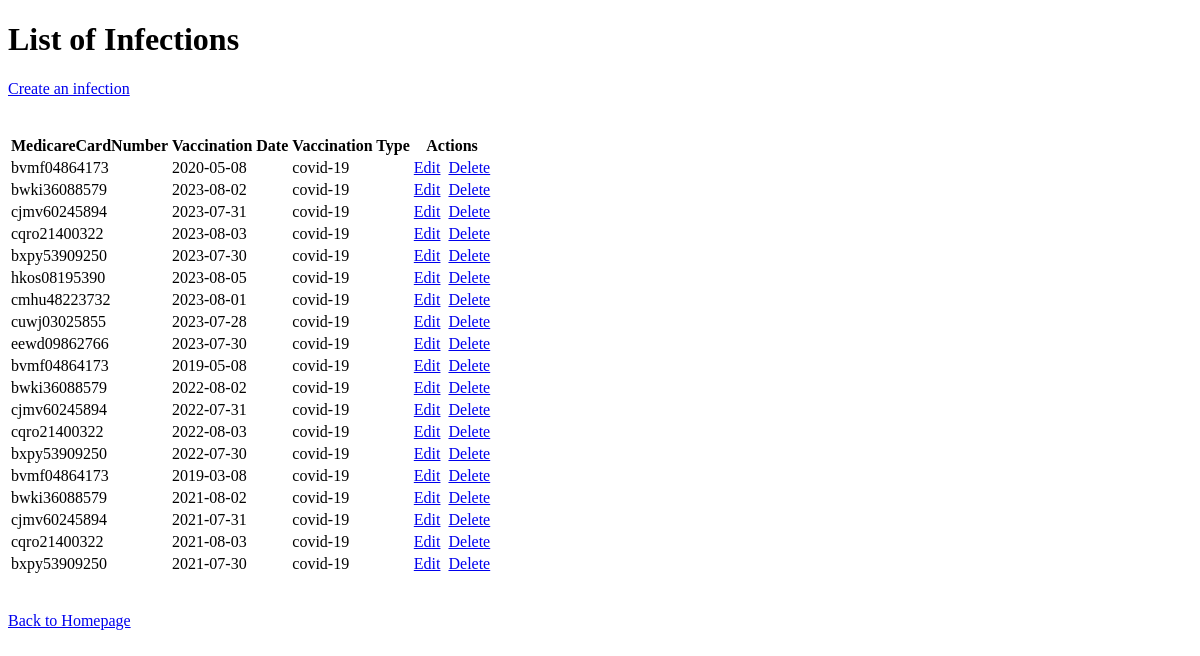
The page /php/infection/index.php on the database as committed earlier.
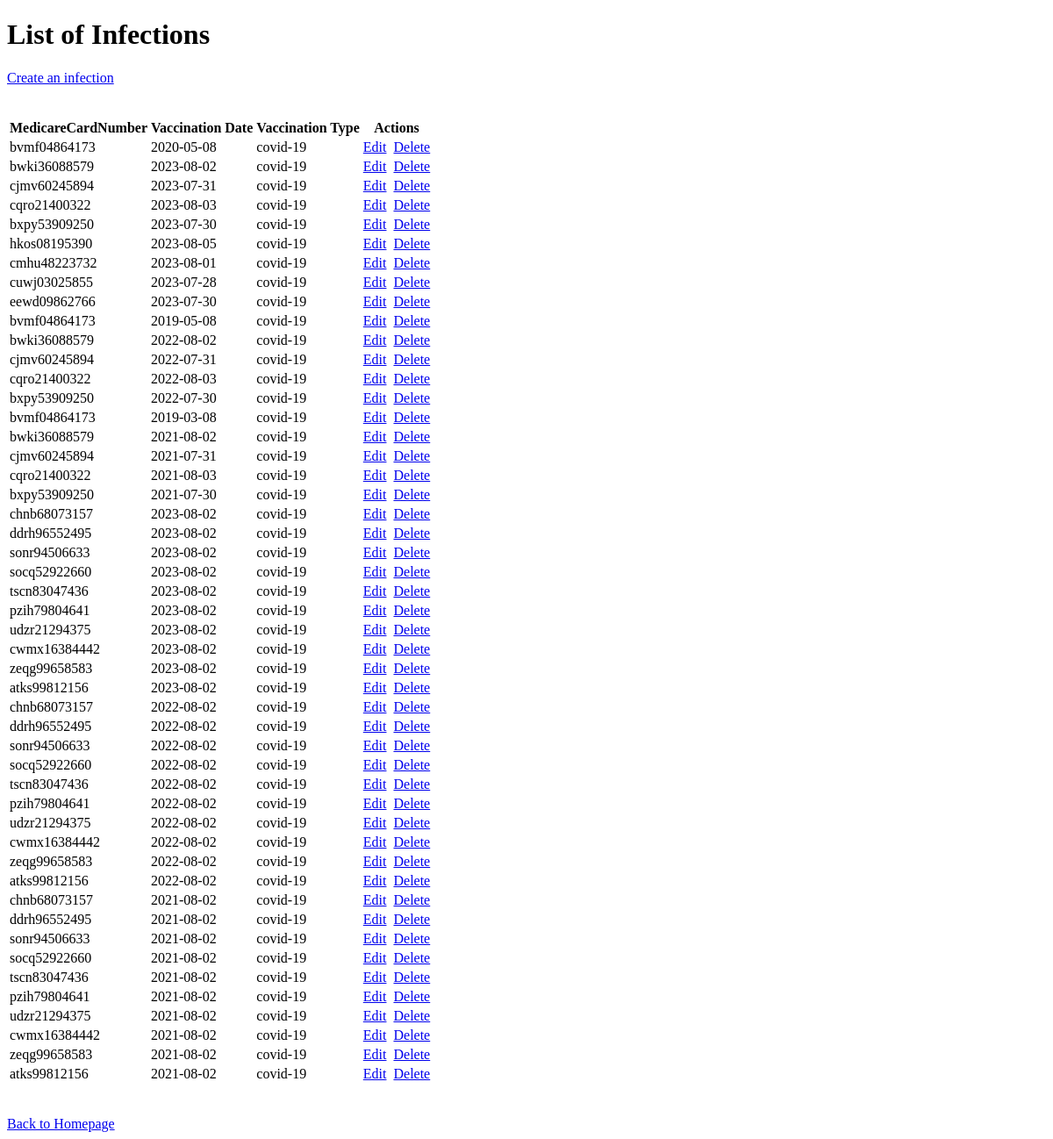
The same page on the database as committed later.
### tables this page shows
CREATE TABLE Infections(
    MedicareCardNumber char(12) NOT NULL,
    `Date` Date,
    `Type` VARCHAR(255),
    FOREIGN KEY (MedicareCardNumber) REFERENCES Persons(MedicareCardNumber)
);

### php/infection/infection-r.php (the view, shortened to what this page needs)
<?php
require_once '../database.php';
$sql = 'SELECT i.MedicareCardNumber, i.Date, i.Type  FROM Infections i;';
$stmt = $conn->prepare($sql);
$stmt->execute();
?>
<br>
<table>
  <thead>
      <tr>
        <th>MedicareCardNumber</th>
        <th>Vaccination Date</th>
        <th>Vaccination Type</th>
        <th>Actions</th>
  </thead>
  <tbody>
    <?php  while($row = $stmt->fetch(PDO::FETCH_ASSOC, PDO::FETCH_ORI_NEXT)) { ?>
    <tr>
      <td><?= $row["MedicareCardNumber"] ?></td>
      <td><?= $row["Date"] ?></td>
      <td><?= $row["Type"] ?></td>
      <td>
        <a href="./edit-view.php?MedicareCardNumber=<?= $row["MedicareCardNumber"] ?>">Edit</a>&nbsp;
        <a href="./infection-d.php?MedicareCardNumber=<?= $row["MedicareCardNumber"] ?>">Delete</a>
      </td>
    </tr>
    <?php  } ?>
  </tbody>
</table>
    <br>

### php/infection/index.php
<!DOCTYPE html>
<html>
<body>
    <h1>List of Infections</h1>
    <a href="create-view.php">Create an infection</a>
    <br><br>
    <?php
        require_once 'infection-r.php';
    ?>
    <br>
    <a href="../index.php">Back to Homepage</a>
</body>
</html>

Rows that differ between the two databases and show on the page:
added infections: MedicareCardNumber "chnb68073157", Date "2023-08-02", Type "covid-19"
added infections: MedicareCardNumber "ddrh96552495", Date "2023-08-02", Type "covid-19"
added infections: MedicareCardNumber "sonr94506633", Date "2023-08-02", Type "covid-19"
added infections: MedicareCardNumber "socq52922660", Date "2023-08-02", Type "covid-19"
added infections: MedicareCardNumber "tscn83047436", Date "2023-08-02", Type "covid-19"
added infections: MedicareCardNumber "pzih79804641", Date "2023-08-02", Type "covid-19"
added infections: MedicareCardNumber "udzr21294375", Date "2023-08-02", Type "covid-19"
added infections: MedicareCardNumber "cwmx16384442", Date "2023-08-02", Type "covid-19"
added infections: MedicareCardNumber "zeqg99658583", Date "2023-08-02", Type "covid-19"
added infections: MedicareCardNumber "atks99812156", Date "2023-08-02", Type "covid-19"
added infections: MedicareCardNumber "chnb68073157", Date "2022-08-02", Type "covid-19"
added infections: MedicareCardNumber "ddrh96552495", Date "2022-08-02", Type "covid-19"
added infections: MedicareCardNumber "sonr94506633", Date "2022-08-02", Type "covid-19"
added infections: MedicareCardNumber "socq52922660", Date "2022-08-02", Type "covid-19"
added infections: MedicareCardNumber "tscn83047436", Date "2022-08-02", Type "covid-19"
added infections: MedicareCardNumber "pzih79804641", Date "2022-08-02", Type "covid-19"
added infections: MedicareCardNumber "udzr21294375", Date "2022-08-02", Type "covid-19"
added infections: MedicareCardNumber "cwmx16384442", Date "2022-08-02", Type "covid-19"
added infections: MedicareCardNumber "zeqg99658583", Date "2022-08-02", Type "covid-19"
added infections: MedicareCardNumber "atks99812156", Date "2022-08-02", Type "covid-19"
added infections: MedicareCardNumber "chnb68073157", Date "2021-08-02", Type "covid-19"
added infections: MedicareCardNumber "ddrh96552495", Date "2021-08-02", Type "covid-19"
added infections: MedicareCardNumber "sonr94506633", Date "2021-08-02", Type "covid-19"
added infections: MedicareCardNumber "socq52922660", Date "2021-08-02", Type "covid-19"
added infections: MedicareCardNumber "tscn83047436", Date "2021-08-02", Type "covid-19"
added infections: MedicareCardNumber "pzih79804641", Date "2021-08-02", Type "covid-19"
added infections: MedicareCardNumber "udzr21294375", Date "2021-08-02", Type "covid-19"
added infections: MedicareCardNumber "cwmx16384442", Date "2021-08-02", Type "covid-19"
added infections: MedicareCardNumber "zeqg99658583", Date "2021-08-02", Type "covid-19"
added infections: MedicareCardNumber "atks99812156", Date "2021-08-02", Type "covid-19"
